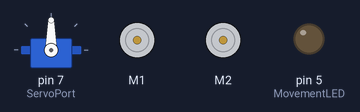
Simulated run of this sketch. Board: Arduino Uno, built with avr-gcc and run on an emulated ATmega328P. Parts: servo, 2 × DC motor (green arrow = forward, orange = backward, longer = faster), output pins drawn as LEDs (lit = HIGH).

Above: at 1.0 s.
At 3.0 s:
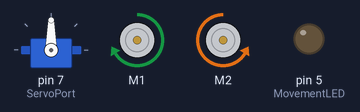
Timing chart, 0 to 5.3 s (numbered marks = the images above):
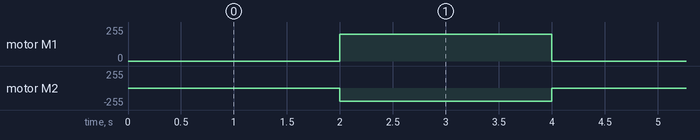

Measured:
- by itself, motor M1: alternates forward 200/255 for 2.0 s and stopped for 2.1 s
- by itself, motor M2: alternates backward 200/255 for 2.0 s and stopped for 2.1 s

The sketch:

Collection_2.ino
```cpp
//Libraries
#include <Wire.h>
#include <Adafruit_MotorShield.h>
#include <Servo.h>

//Create objects
Adafruit_MotorShield AFMS = Adafruit_MotorShield();
Adafruit_DCMotor *Motor1 = AFMS.getMotor(1);
Adafruit_DCMotor *Motor2 = AFMS.getMotor(2);
Servo rack;

//movement parameters
int forwardspeed = 250;
int backwardspeed = 250;
int turnspeed = 200;

//output
const int MovementLED = 5;
const int CarryLED = 6;
const int ServoPort = 7;
int pos = 90;

//input
const int BumpRead1 = 1;
int BumpState1 = 0;
const int BumpRead2 = 2;
int BumpState2 = 0;
const int BumpRead3 = 3;
int BumpState3 = 0;
const int BumpRead4 = 4;
int BumpState4 = 0;

void setup() {
  AFMS.begin();
  pinMode(MovementLED, OUTPUT);
  rack.attach(ServoPort);

  pinMode(BumpRead1, INPUT);
  pinMode(BumpRead2, INPUT);
  pinMode(BumpRead3, INPUT);
  pinMode(BumpRead4, INPUT);
}


//*************************************** OPERATION CODE **********************************************
void loop() {
  delay(2000);
  turnright(2000);


}

//************************************** PATHWAY SUBROUTINES *****************************************
//BigZag subroutine
void BigZag(){
  //first leg
  forward(10000);
  backward(400);
  turnright(1100);
  backward(2000);

  //second leg
  forward(12000);

  //positioning for zigzag
  backward(500);
  turnright(1100);
  backward(2000);
  forward(1000);
  turnright(1100);
  backward(2000);

  //begin zigzag
  for (int i=0; i<2; i++){
    forward(12000);
    backward(600);
    turnleft(1100);
    forward(1200);
    turnleft(1100);
    backward(3000);

    forward(12000);
    backward(600);
    turnright(1100);
    forward(1200);
    turnright(1100);
    backward(3000);
  }

  forward(12000);
  backward(800);

  //exit danger zone
  turnleft(1100);
  forward(6000);
  backward(700);
  turnleft(1100);
  forward(6000);
  delay(4000);
  forward(6000);
}


//************************************** MOVEMENT SUBROUTINES *****************************************
//*************Blind Movement***************
//braking subroutine
void brake(){
  Motor1->setSpeed(0);
  Motor2->setSpeed(0);
  Motor1->run(FORWARD);
  Motor2->run(FORWARD);
  delay(50);
}

//forward
void forward(int forwardtime){
  Motor1->setSpeed(forwardspeed);
  Motor2->setSpeed(forwardspeed);
  Motor1->run(FORWARD);
  Motor2->run(FORWARD);
  delay(forwardtime);
  brake();
}

//backward
void backward(int backwardtime){
  Motor1->setSpeed(backwardspeed);
  Motor2->setSpeed(backwardspeed);
  Motor1->run(BACKWARD);
  Motor2->run(BACKWARD);
  delay(backwardtime);
  brake();
}
//turn right
//using 1100 turns approx 90 degrees
void turnright(int turntime){
  Motor1->setSpeed(turnspeed);
  Motor2 ->setSpeed(turnspeed);
  Motor1->run(FORWARD);
  Motor2->run(BACKWARD);
  delay(turntime);
  brake();
}

//turn left
//using 1100 turns approx 90 degrees
void turnleft(int turntime){
  Motor1->setSpeed(turnspeed);
  Motor2 ->setSpeed(turnspeed);
  Motor1->run(BACKWARD);
  Motor2->run(FORWARD);
  delay(turntime);
  brake();
}
//**********Bump Movement***************
//moves forward until a wall is reached
void forwardbump(){
  Motor1->setSpeed(forwardspeed);
  Motor2->setSpeed(forwardspeed);
  while (true){
    if (bump(1)==0){
       Motor1->run(FORWARD);
       Motor2->run(FORWARD);
    }
    if (bump(1) == 1 && bump(2)==1){
      brake();
      break;
    }
  }
}


//**************************************** INDICATION SUBROUTINES *************************************
//Indicate Movement
void MovementLight(bool state){
  if (state == true){
    digitalWrite(MovementLED,HIGH);
  }else{
    digitalWrite(MovementLED,LOW);
  }
}

//Indicate Carrying
void CarryingLight(bool state){
  if (state == true){
    digitalWrite(CarryLED,HIGH);

  }else{
    digitalWrite(CarryLED,LOW);
  }
}


//**************************************** DETECTION SUBROUTINES **************************************
//Bump
int bump(int num){
  if (num==1){
    return((digitalRead(BumpRead1)));
}
if (num==2){
    return((digitalRead(BumpRead2)));
}
if (num==3){
    return((digitalRead(BumpRead3)));
}
if (num==4){
    return((digitalRead(BumpRead4)));
}
}
```
